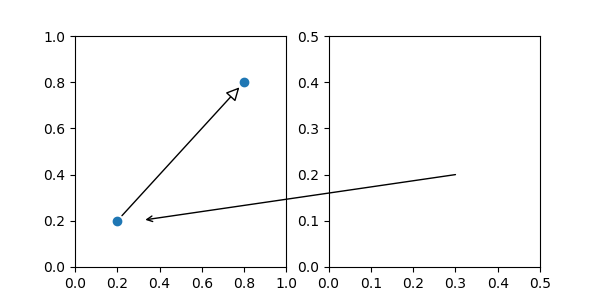

The script that saved this image:
from matplotlib.patches import ConnectionPatch
import matplotlib.pyplot as plt

fig, (ax1, ax2) = plt.subplots(1, 2, figsize = (6, 3))

xyA = (0.2, 0.2)
xyB = (0.8, 0.8)
coordsA = "data"
coordsB = "data"
con = ConnectionPatch(xyA, xyB, coordsA, coordsB,
                      arrowstyle = "-|>", shrinkA = 5, shrinkB = 5,
                      mutation_scale = 20, fc = "w")
ax1.plot([xyA[0], xyB[0]], [xyA[1], xyB[1]], "o")
ax1.add_artist(con)

xy = (0.3, 0.2)
coordsA = "data"
coordsB = "data"
con = ConnectionPatch(xyA = xy, xyB = xy, coordsA = coordsA, coordsB = coordsB,
                      axesA = ax2, axesB = ax1,
                      arrowstyle = "->", shrinkB = 5)
ax2.add_artist(con)

ax1.set_xlim(0, 1)
ax1.set_ylim(0, 1)
ax2.set_xlim(0, .5)
ax2.set_ylim(0, .5)

plt.savefig("Connect Simple.png")
plt.show()

# source : https://matplotlib.org/devdocs/gallery/userdemo/connect_simple01.html#sphx-glr-gallery-userdemo-connect-simple01-py